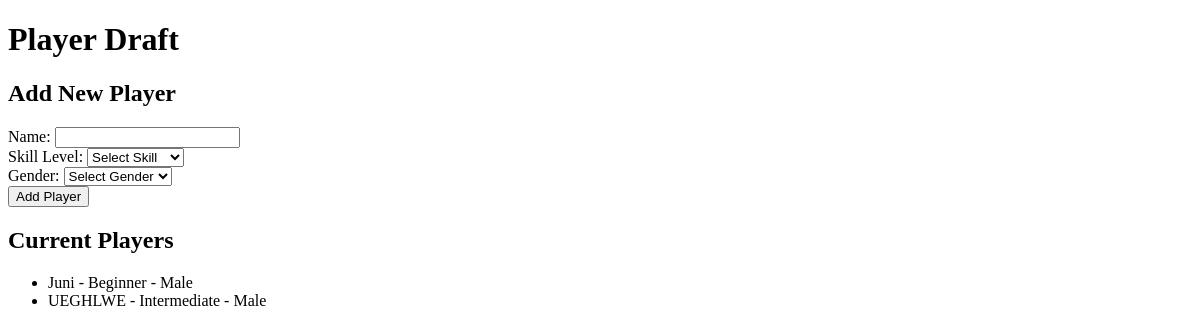
Before: /draft with the older database file.
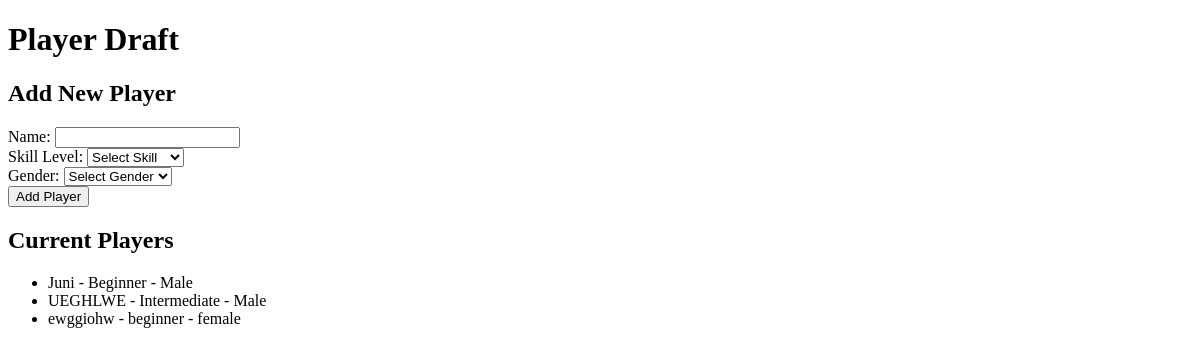
After: the same page with the newer database file.
### app/models.py (models this page shows)
class Player(db.Model):
    __tablename__ = 'player'
    id = db.Column(db.Integer, primary_key=True)
    name = db.Column(db.String(100), nullable=False)
    skill = db.Column(db.String(20), nullable=False)
    gender = db.Column(db.String(10), nullable=False)

### app/routes.py (the view, shortened to what this page needs)
@app.route('/draft', methods=['GET', 'POST'])
def draft():
    form = PlayerForm()
    players = Player.query.all()
    return render_template('draft.html', players=players, form=form)

### app/forms.py
class PlayerForm(FlaskForm):
    name = StringField('Name', validators=[DataRequired(), Length(max=30)])
    skill = SelectField('Skill Level', choices=[
        ('beginner', 'Beginner'),
        ('intermediate', 'Intermediate'),
        ('advanced', 'Advanced')
    ], validators=[DataRequired()])
    gender = SelectField('Gender', choices=[
        ('male', 'Male'),
        ('female', 'Female'),
        ('other', 'Other')
    ], validators=[DataRequired()])
    submit = SubmitField('Add Player')

### app/templates/draft.html (shortened to what this page needs)
<!DOCTYPE html>
<html>
<head>
</head>
<body>
    <h1>Player Draft</h1>
    <h2>Add New Player</h2>
    <form action="{{ url_for('add_player') }}" method="POST">
        <label for="name">Name:</label>
        <input type="text" id="name" name="name" required><br>
        <label for="skill">Skill Level:</label>
        <select id="skill" name="skill" required>
            <option value="">Select Skill</option>
        </select><br>
        <label for="gender">Gender:</label>
        <select id="gender" name="gender" required>
            <option value="">Select Gender</option>
        </select><br>
        <button type="submit">Add Player</button>
    </form>
    <h2>Current Players</h2>
    {% if players %}
        <ul>
            {% for player in players %}
                <li>{{ player.name }} - {{ player.skill }} - {{ player.gender }}</li>
            {% endfor %}
        </ul>
    {% else %}
        <p>No players added yet.</p>
    {% endif %}
</body>
</html>

Changed rows visible on the page:
added Player: name "ewggiohw", skill "beginner", gender "female"
